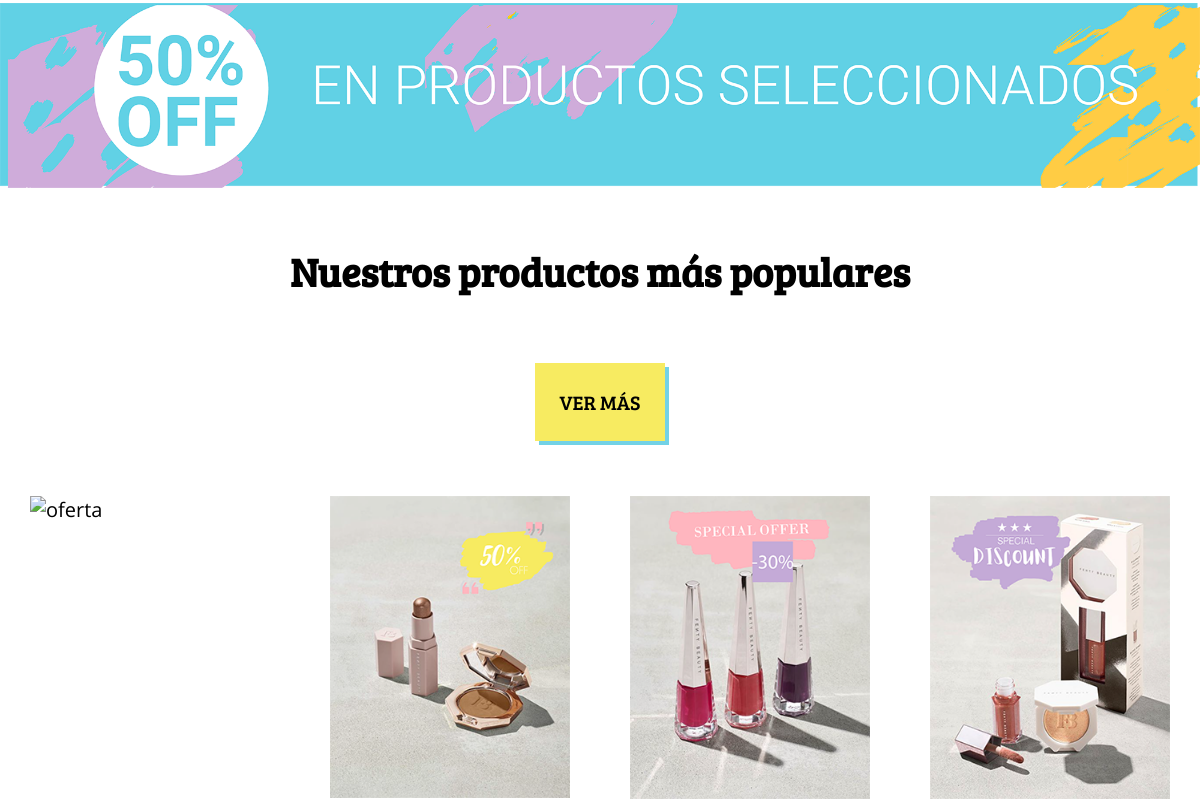
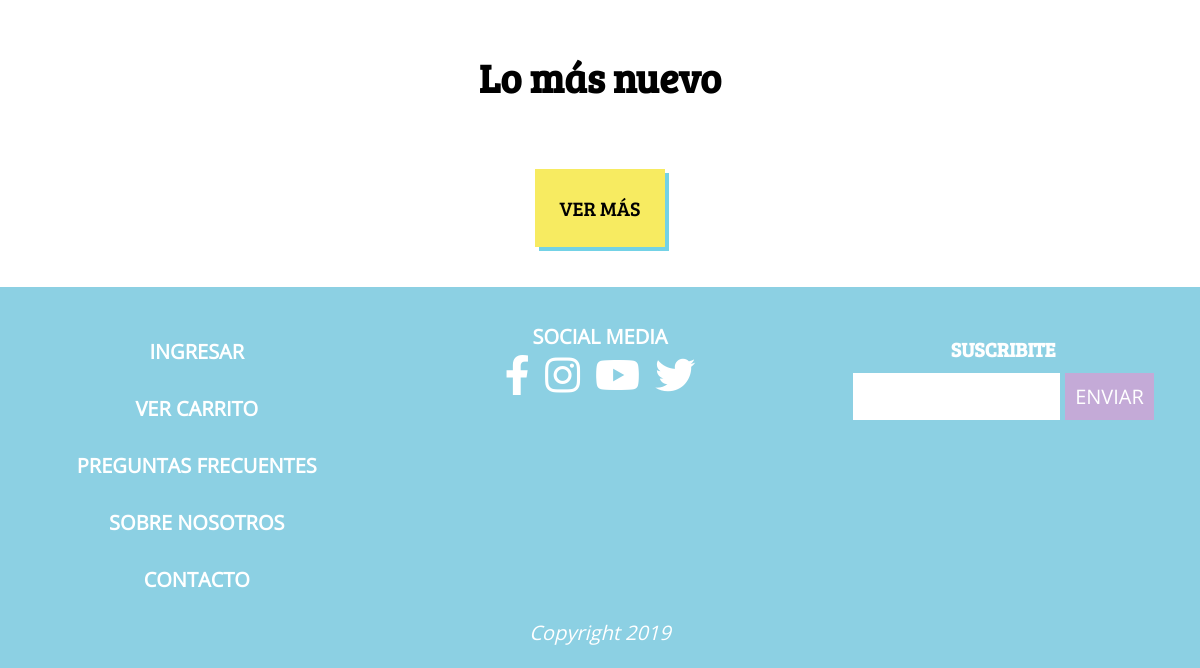
Before: / (lower part) with the older database file (2 pictures, top to bottom).
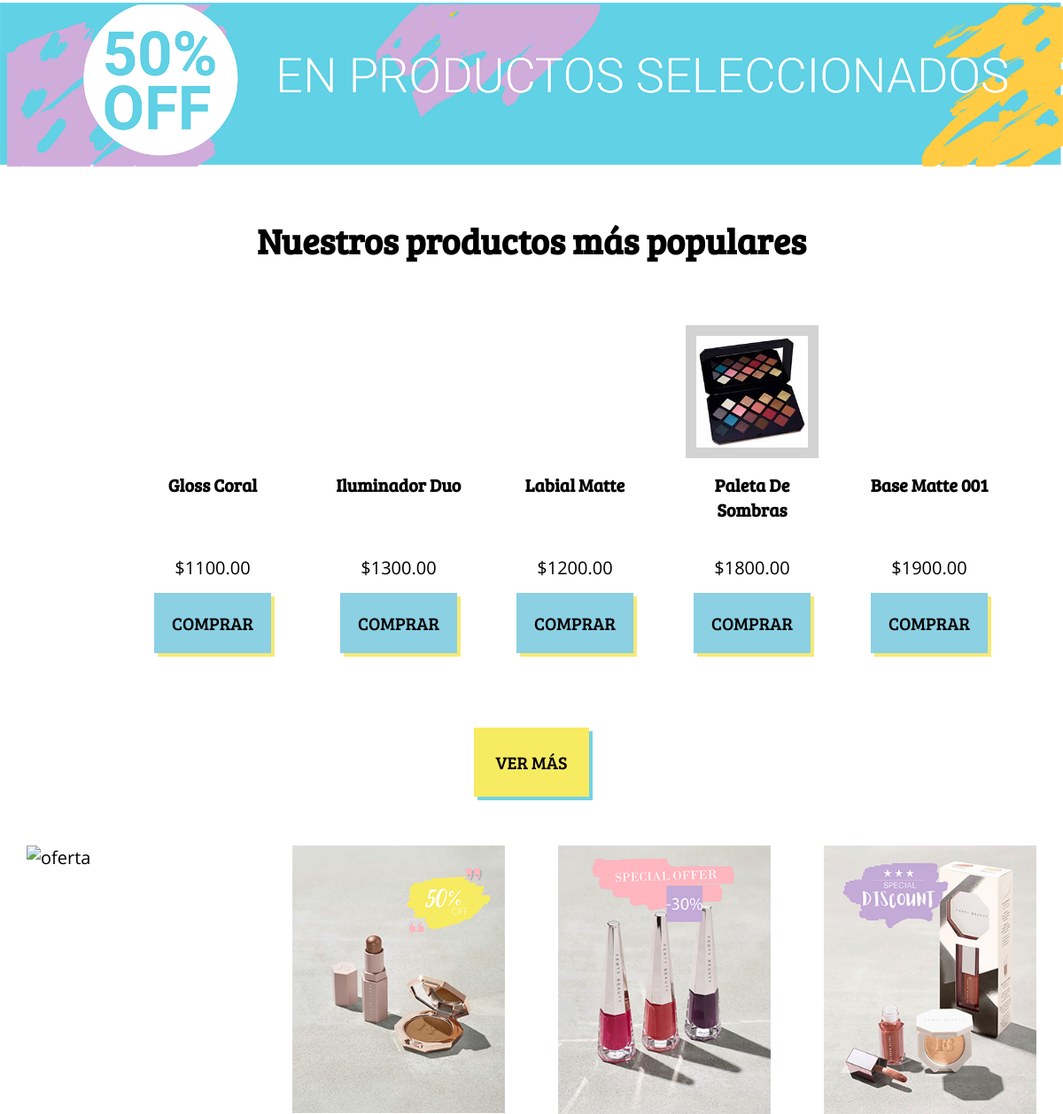
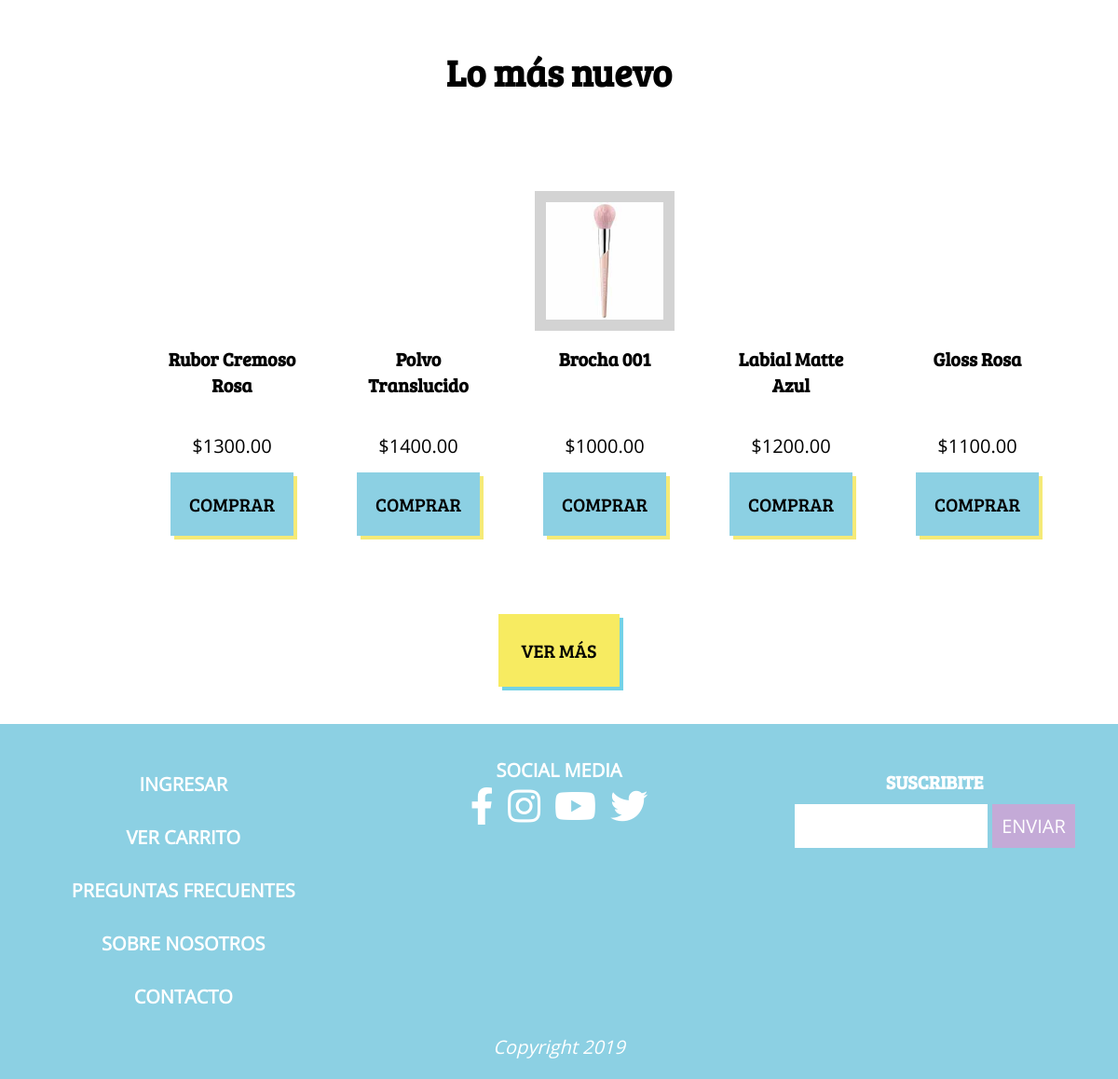
After: the same page with the newer database file (2 pictures, top to bottom).
### tables this page shows
CREATE TABLE `productos` (
  `id` int(4) UNSIGNED NOT NULL,
  `categoria_id` int(2) UNSIGNED NOT NULL,
  `tipoproducto_id` int(2) UNSIGNED NOT NULL,
  `estado_id` int(1) UNSIGNED NOT NULL,
  `descripcion` varchar(100) DEFAULT NULL,
  `nombre` varchar(100) NOT NULL,
  `precio` decimal(15,2) NOT NULL,
  `rating` decimal(2,1) DEFAULT NULL,
  `created_at` timestamp NOT NULL DEFAULT CURRENT_TIMESTAMP,
  `updated_at` timestamp NULL DEFAULT CURRENT_TIMESTAMP ON UPDATE CURRENT_TIMESTAMP,
  `foto` varchar(100) NOT NULL
);

### index.php (the view, shortened to what this page needs)
<?php
    require_once('loader.php');
    $consultaProductos = $conex->query("SELECT productos.id, productos.nombre, productos.descripcion, productos.foto, productos.precio, tipoProductos.nombre AS 'tipoProducto', categorias.nombre AS 'categoria', estados.nombre AS 'estado'FROM productos INNER JOIN categorias ON productos.categoria_id = categorias.id INNER JOIN tipoProductos ON productos.tipoProducto_id = tipoProductos.id INNER JOIN estados ON productos.estado_id = estados.id");
    $listaProductos = $consultaProductos->fetchAll(PDO::FETCH_ASSOC);
    require_once("partials/header.php");
?>
<main class="main-container">
    <section class="publicidad-desktop">
        <img src="img/publicidad/BannerUno.png" alt="Publicidad">
    </section>
    <section class="productos">
        <div class="titulo-seccion">
            <h2>Nuestros productos más populares</h2>
        </div>
        <?php foreach ($listaProductos as $producto):
            if($producto['estado'] == 'Popular'):?>
            <article class="producto">
                <div class="p-imagen">
                    <img src="img/productos/<?=$producto["foto"]?>" alt="<?=$producto["nombre"]?>">
                </div>
                <div class="producto-texto">
                    <h3><?=$producto["nombre"]?></h3>
                </div>
                <div class="producto-boton">
                    <p class="precio">$<?=$producto["precio"]?></p>
                    <button class="comprar" type="button" name="button">Comprar</button>
                </div>
            </article>
        <?php endif; endforeach;?>
        <div class="mas">
            <button class="ver-mas" type="button" name="button">Ver más</button>
        </div>
    </section>
    <section class="ofertas">
        <img class="foto" src="img/ofertaUno.png" alt="oferta">
        <img class="foto" src="img/ofertaDos.png" alt="Oferta">
        <img class="foto" src="img/ofertaTres.png" alt="Oferta">
        <img class="foto" src="img/ofertaCuatro.png" alt="Oferta">
    </section>
    <section class="productos">
        <div class="titulo-seccion">
            <h2>Lo más nuevo</h2>
        </div>
        <?php foreach ($listaProductos as $producto):
            if($producto['estado'] == 'Nuevo'):?>
            <article class="producto">
                <img class="etiqueta-nuevo" src="img/new/NewRosa.png" alt="Nuevo">
                <div class="p-imagen">
                    <img src="img/productos/<?=$producto["foto"]?>" alt="<?=$producto["nombre"]?>">
                </div>
                <div class="producto-texto">
                    <h3><?=$producto["nombre"]?></h3>
                </div>
                <div class="producto-boton">
                    <p class="precio">$<?=$producto["precio"]?></p>
                    <button class="comprar" type="button" name="button">Comprar</button>
                </div>
            </article>
        <?php endif; endforeach;?>
        <div class="mas">
            <button class="ver-mas" type="button" name="button">Ver más</button>
        </div>
    </section>
</main>
<?php
    require_once("partials/footer.php");
?>

Changed rows visible on the page:
added productos: foto+nombre (picture), nombre "Gloss Coral", precio "1100.00", shown under "Nuestros productos más populares"
added productos: foto+nombre (picture), nombre "Iluminador Duo", precio "1300.00", shown under "Nuestros productos más populares"
added productos: foto+nombre (picture), nombre "Labial Matte", precio "1200.00", shown under "Nuestros productos más populares"
added productos: foto+nombre (picture), nombre "Paleta De Sombras", precio "1800.00", shown under "Nuestros productos más populares"
added productos: foto+nombre (picture), nombre "Base Matte 001", precio "1900.00", shown under "Nuestros productos más populares"
added productos: foto+nombre (picture), nombre "Rubor Cremoso Rosa", precio "1300.00", shown under "Lo más nuevo"
added productos: foto+nombre (picture), nombre "Polvo Translucido", precio "1400.00", shown under "Lo más nuevo"
added productos: foto+nombre (picture), nombre "Brocha 001", precio "1000.00", shown under "Lo más nuevo"
added productos: foto+nombre (picture), nombre "Labial Matte Azul", precio "1200.00", shown under "Lo más nuevo"
added productos: foto+nombre (picture), nombre "Gloss Rosa", precio "1100.00", shown under "Lo más nuevo"
